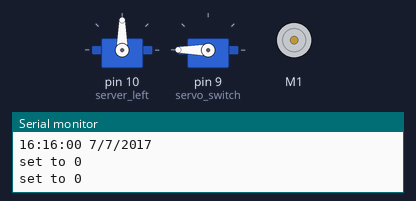
A sketch run on a simulated Arduino Uno, built with avr-gcc and run on an emulated ATmega328P. On the bench: 2 × servo, DC motor (green arrow = forward, orange = backward, longer = faster), the last lines printed to the serial monitor.

Above: at 3.1 s.
At 6.1 s:
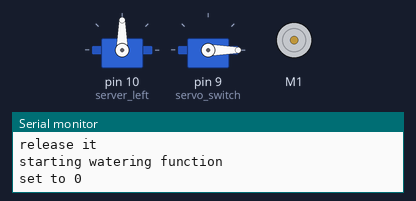
At 13.06 s:
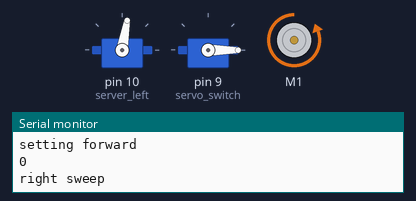
At 20.0 s:
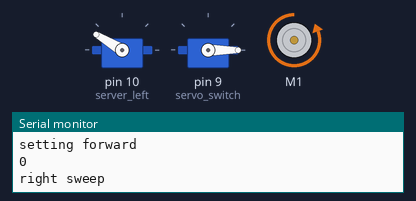
At 26.47 s:
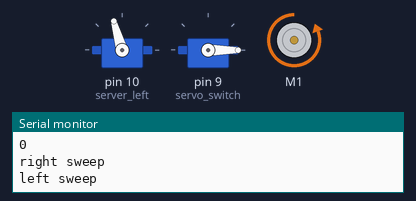
At 32.97 s:
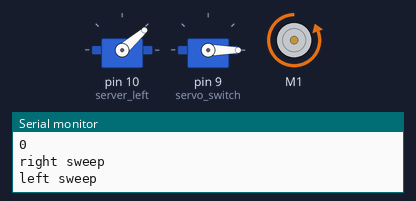
Timing chart, 0 to 40.0 s (numbered marks = the images above):
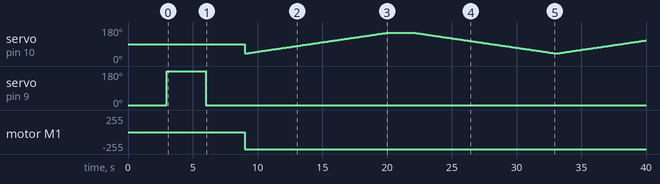

Measured:
- by itself, servo on pin 9 (servo_switch): 0° → 180° at 3.0 s, → 0° 3.0 s later
- by itself, motor M1: stopped → backward 255/255 at 9.0 s
- by itself, servo on pin 10 (server_left): 90° → 40° at 9.0 s, → 41° 0.10 s later, → 42° 0.10 s later, → 43° 0.10 s later, … (290 changes in this stretch)

The sketch:

water_system_v0_2.ino
```cpp
#include <SoftwareSerial.h>


//blalballlabaslbfds

//test2

#include <Wire.h>
#include <Adafruit_MotorShield.h>
#include "utility/Adafruit_MS_PWMServoDriver.h"
#include <Servo.h>

#include <Time.h>
#include <TimeAlarms.h>


const int buttonPin = 2;     // the number of the pushbutton pin
int buttonState = 0;         // variable for reading the pushbutton status
bool startup = true;

//servo setup
int servo_left_pos = 0;  //variable controlling position
Servo server_left;  // servo object of left garden
Servo servo_switch;


// pump setup
// Create the motor shield object with the default I2C address
Adafruit_MotorShield AFMS = Adafruit_MotorShield();
Adafruit_DCMotor *left_pump = AFMS.getMotor(1);

//moisture setup
int moistureSensorPin = A0;    // select the input pin for the sensor

void setup() {

  Serial.begin(9600);

  setTime(16,16,0,7,7,17); // set time to Saturday 8:29:00am Jan 1 2017
  printTime();

  // create the alarms
  Alarm.alarmRepeat(7,00,0, water_everything);  // 7:00 every day it is executing 'water_everything'

  // initialize the pushbutton pin as an input:
  pinMode(buttonPin, INPUT);

  server_left.attach(10);  // attaches the servo on pin 10 to the servo object
  servo_switch.attach(9);
  servo_switch.write(0);
  Serial.println("set to 0");
  delay(3000);
  servo_switch.write(180);
  Serial.println("set to 0");
  delay(3000);

  AFMS.begin();  // create with the default frequency 1.6KHz
  Serial.println("release it");
  left_pump->setSpeed(0);
  left_pump->run(RELEASE);

}

void printTime(){
  print2digits(hour());
  Serial.print(":");
  print2digits(minute());
  Serial.print(":");
  print2digits(second());

  Serial.print(" ");

  Serial.print(day());
  Serial.print("/");
  Serial.print(month());
  Serial.print("/");
  Serial.print(year());

  Serial.println();

}

void print2digits(int number) {
  if (number >= 0 && number < 10) {
    Serial.print('0');
  }
  Serial.print(number);
}


int get_moisture(){
  return analogRead(moistureSensorPin);
}

void water_everything(){

  Serial.println("starting watering function");
  //switch on servo
  servo_switch.write(0);
  Serial.println("set to 0");
  delay(3000); // somehow we need those delays, otherwise it does not work....fuuu

  Serial.println("setting speed");
  left_pump->setSpeed(255);
  Serial.println("setting forward");
  left_pump->run(BACKWARD);

  /*wait until it is more moist
  for (;;){
    if (true || current_moisture - get_moisture() > 300)
      break;
    Serial.println(get_moisture());
  }
*/
    unsigned long start = millis();
   //perform sweep
   for(;;){
    Serial.println(millis()-start);
    if (millis()-start > 500000)
      break;
    Serial.println("right sweep");
    for (int i = 40; i < 150; i++){
      server_left.write(i);

      delay(100);
    }
    delay(2000);
    Serial.println("left sweep");
    for (int i = 150; i >40; i--){
      server_left.write(i);

      delay(100);
    }
   }
   delay(4000);
  //stop pump
  left_pump->run(RELEASE);

  //switch off servo
  servo_switch.write(180);
  Serial.println("set to 0");
  delay(3000);
  return;
}

void loop() {
  if (startup){
    startup = false;
    water_everything();
  }
 /*
  // read the state of the pushbutton value:
  buttonState = digitalRead(buttonPin);

  // check if the pushbutton is pressed
  if (buttonState == LOW) {
    //water stuff
    Serial.println("start watering it");
    water_everything();
  }

  for(;;){
    delay(100);
  }
*/
printTime();
  Alarm.delay(1000); // wait one second between clock display
}
```
